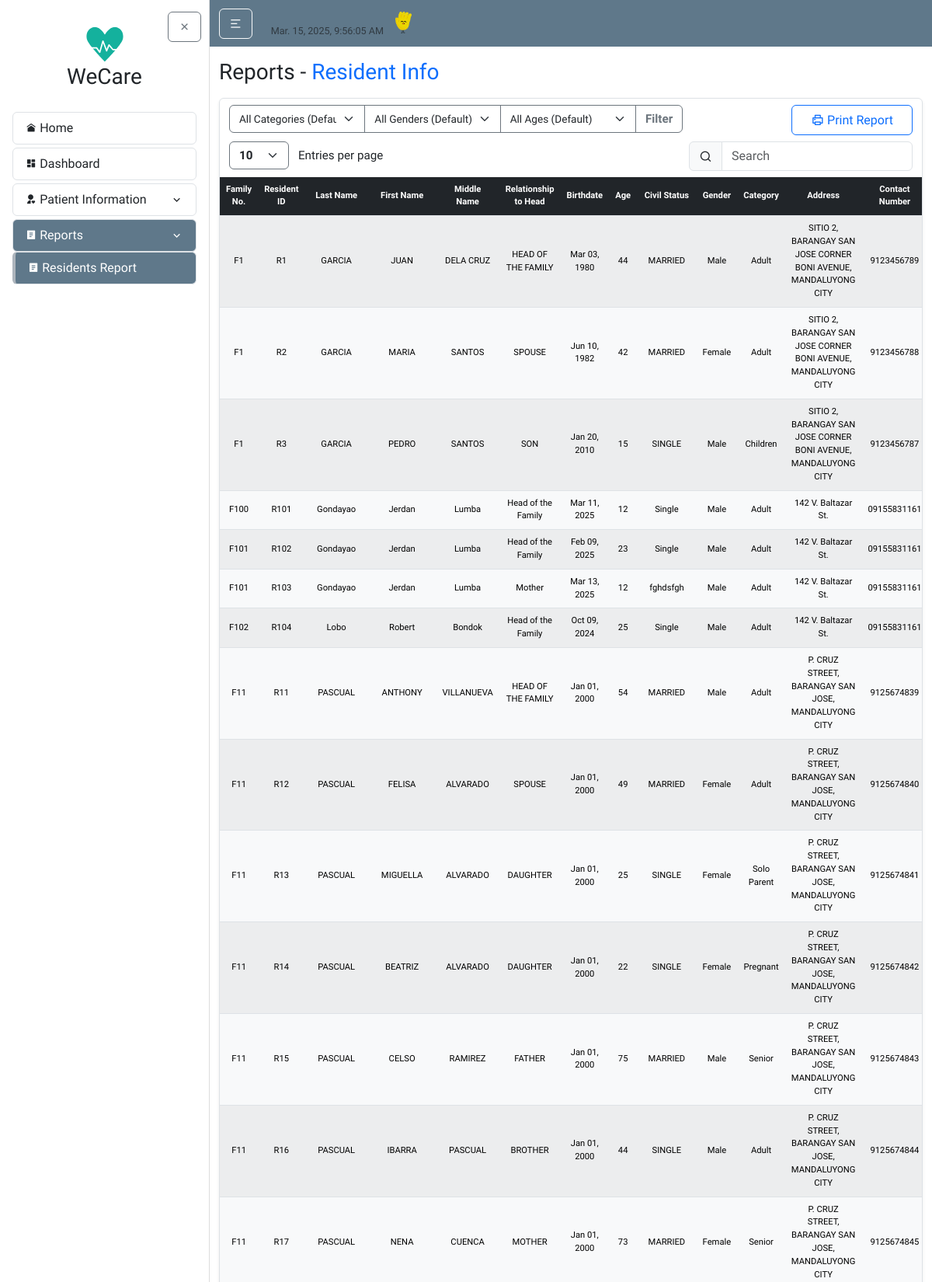
The page /reports/residentInfo/ (upper part) on the database its author committed.
### residentInfo/models.py (models this page shows, shortened)
class Resident(models.Model):
    id = models.CharField(max_length=10, primary_key=True, editable=False)
    family = models.ForeignKey(Family, on_delete=models.CASCADE, related_name='residents', null=True)
    last_name = models.CharField(max_length=100, default="--")
    first_name = models.CharField(max_length=100, default="--")
    middle_name = models.CharField(max_length=100, blank=True, null=True, default="--")
    relationship_to_head = models.CharField(max_length=50, default="--")
    birthdate = models.DateField(default=datetime.date(2000, 1, 1))
    age = models.PositiveIntegerField(default=0)
    civil_status = models.CharField(max_length=50, default="--")
    gender = models.CharField(max_length=20, choices=GENDER_CHOICES, default="Male")
    category = models.CharField(max_length=20, choices=CATEGORY_CHOICES, default='N/A')
    present_address = models.CharField(max_length=255, default="--")
    contact_number = models.CharField(max_length=20, default="--")
    date_updated = models.DateTimeField(auto_now=True)

class Family(models.Model):
    family_no = models.CharField(max_length=10, primary_key=True, editable=False)
    date_updated = models.DateTimeField(auto_now=True)

### reports/views.py (the view, shortened to what this page needs)
# urls.py: path('residentInfo/', views.residentInfoReport, name='reports-resident-info'),
def residentInfoReport(request):
    category = request.GET.get('category', '')
    gender = request.GET.get('gender', '')
    age_group = request.GET.get('age', '')
    residents = Resident.objects.select_related('family').all()
    if category:
        residents = residents.filter(category=category)
    if gender:
        residents = residents.filter(gender=gender)
    residents = residents.order_by('family__family_no', 'id')
    return render(request, 'reports/residentInfoReport.html', {'residents': residents})

### reports/templates/reports/residentInfoReport.html (shortened to what this page needs)
{% extends "home/layout.html" %}
{% load static %}
{% block body %}
<h3 class="mb-3">Reports - <span class="text-primary">Resident Info</span></h3>
<article class="content-section border rounded p-0 shadow-sm">
    <div class="container">
      <div class="row mt-2">
        <div class="col-auto">
          <form method="get" action="">
            <div class="input-group">
                <select name="category" class="form-select border-secondary" style="cursor: pointer; vertical-align: middle; font-size: calc(0.7rem + 0.2vw);">
                  <option value="" {% if not request.GET.category %}selected{% endif %}>All Categories (Default)</option>
                </select>
                <select name="gender" class="form-select border-secondary" style="cursor: pointer; vertical-align: middle; font-size: calc(0.7rem + 0.2vw);">
                  <option value="" {% if not request.GET.gender %}selected{% endif %}>All Genders (Default)</option>
                </select>
                <select name="age" class="form-select border-secondary" style="cursor: pointer; vertical-align: middle; font-size: calc(0.7rem + 0.2vw);">
                    <option value="" {% if not request.GET.age %}selected{% endif %}>All Ages (Default)</option>
                </select>
              <button type="submit" class="btn btn-outline-secondary fw-bold" style="font-size: calc(0.8rem + 0.2vw);">Filter</button>
            </div>
          </form>
        </div>
        <div class="col-md-auto ms-sm-auto">
            <div class="d-flex gap-2 mt-3 mt-sm-0">
                <button class="btn btn-outline-primary btn-block px-4" onclick="printTable()">
                  <i class="ri-printer-line"></i> Print Report
                </button>
            </div>
        </div>
      </div>
      <div class="row mt-2">
        <div class="col-auto">
          <select id="customEntries" class="form-select d-inline w-auto border-secondary fw-bold" style="font-size: calc(0.8rem + 0.2vw); cursor: pointer; vertical-align: middle;">
            <option value="10">10</option>
          </select>
          <span class="d-inline ms-2" style="font-size: calc(0.8rem + 0.2vw); vertical-align: middle;">Entries per page</span>
        </div>
        <div class="col-auto ms-auto">
            <div class="input-group input-group-merge">
                <span class="input-group-text"><i class="ri-search-line"></i></span>
                <input type="text" id="searchBar" class="form-control" placeholder="Search" aria-label="Search">
            </div>
        </div>
      </div>
    </div>
    <div class="table-responsive table-nowrap mt-2">
        <table id="dataTable" class="table table-light table-hover table-striped table-striped text-cente m-0 projectTables">
        <thead class="table-dark">
          <tr>
            <th class="text-center">Family No.</th>
            <th class="text-center">Resident ID</th>
            <th class="text-center">Last Name</th>
            <th class="text-center">First Name</th>
            <th class="text-center">Middle Name</th>
            <th class="text-center">Relationship to Head</th>
            <th class="text-center">Birthdate</th>
            <th class="text-center">Age</th>
            <th class="text-center">Civil Status</th>
            <th class="text-center">Gender</th>
            <th class="text-center">Category</th>
            <th class="text-center">Address</th>
            <th class="text-center">Contact Number</th>
          </tr>
        </thead>
        <tbody>
            {% for resident in residents %}
            <tr>
                <td class="text-center">{{ resident.family.family_no }}</a></td>
                <td class="text-center">{{ resident.id }}</td>
                <td class="text-center">{{ resident.last_name }}</td>
                <td class="text-center">{{ resident.first_name }}</td>
                <td class="text-center">{{ resident.middle_name }}</td>
                <td class="text-center">{{ resident.relationship_to_head|capfirst }}</td>
                <td class="text-center">{{ resident.birthdate|date:"M d, Y" }}</td>
                <td class="text-center">{{ resident.age }}</td>
                <td class="text-center">{{ resident.civil_status }}</td>
                <td class="text-center">{{ resident.gender }}</td>
                <td class="text-center">{{ resident.category }}</td>
                <td class="text-center">{{ resident.present_address }}</td>
                <td class="text-center">{{ resident.contact_number }}</td>
            </tr>
            {% endfor %}
        </tbody>
        </table>
    </div>
</article>
{% endblock body %}

### home/static/home/main.css (style rules this page uses)
body { background: #fafafa; color: #333333; font-family: 'Varela Round', sans-serif!important; }
h1, h2, h3, h4, h5, h6 { color: #444444; font-size: calc(1rem + 0.8vw); margin-bottom: 1rem; }
.content-section { background: #ffffff; padding: 1.25rem; border: 1px solid #dddddd; border-radius: 0.5rem; margin-bottom: 1.5rem; }
.projectTables { font-size: calc(0.55rem + 0.2vw); margin-bottom: 0; }
.projectTables th, .projectTables td { padding: calc(5px + 0.2vw) calc(8px + 0.2vw); vertical-align: middle; border-color: #dee2e6; text-align: center; }
.projectTables thead th { font-weight: 600; }
button, input[type="submit"] { margin-top: 10px; }
.container { max-width: 1490px!important; }
html { scroll-behavior: smooth; }

### rows shown on the page
Resident: family.family_no "F1", id "R1", last_name "GARCIA", first_name "JUAN", middle_name "DELA CRUZ", relationship_to_head "HEAD OF THE FAMILY", birthdate "Mar 03, 1980", age "44", civil_status "MARRIED", gender "Male", category "Adult", present_address "SITIO 2, BARANGAY SAN JOSE CORNER BONI AVENUE, MANDALUYONG CITY", contact_number "9123456789"
Resident: family.family_no "F1", id "R2", last_name "GARCIA", first_name "MARIA", middle_name "SANTOS", relationship_to_head "SPOUSE", birthdate "Jun 10, 1982", age "42", civil_status "MARRIED", gender "Female", category "Adult", present_address "SITIO 2, BARANGAY SAN JOSE CORNER BONI AVENUE, MANDALUYONG CITY", contact_number "9123456788"
Resident: family.family_no "F1", id "R3", last_name "GARCIA", first_name "PEDRO", middle_name "SANTOS", relationship_to_head "SON", birthdate "Jan 20, 2010", age "15", civil_status "SINGLE", gender "Male", category "Children", present_address "SITIO 2, BARANGAY SAN JOSE CORNER BONI AVENUE, MANDALUYONG CITY", contact_number "9123456787"
Resident: family.family_no "F100", id "R101", last_name "Gondayao", first_name "Jerdan", middle_name "Lumba", relationship_to_head "Head of the Family", birthdate "Mar 11, 2025", age "12", civil_status "Single", gender "Male", category "Adult", present_address "142 V. Baltazar St.", contact_number "09155831161"
Resident: family.family_no "F101", id "R102", last_name "Gondayao", first_name "Jerdan", middle_name "Lumba", relationship_to_head "Head of the Family", birthdate "Feb 09, 2025", age "23", civil_status "Single", gender "Male", category "Adult", present_address "142 V. Baltazar St.", contact_number "09155831161"
Resident: family.family_no "F101", id "R103", last_name "Gondayao", first_name "Jerdan", middle_name "Lumba", relationship_to_head "Mother", birthdate "Mar 13, 2025", age "12", civil_status "fghdsfgh", gender "Male", category "Adult", present_address "142 V. Baltazar St.", contact_number "09155831161"
Resident: family.family_no "F102", id "R104", last_name "Lobo", first_name "Robert", middle_name "Bondok", relationship_to_head "Head of the Family", birthdate "Oct 09, 2024", age "25", civil_status "Single", gender "Male", category "Adult", present_address "142 V. Baltazar St.", contact_number "09155831161"
Resident: family.family_no "F11", id "R11", last_name "PASCUAL", first_name "ANTHONY", middle_name "VILLANUEVA", relationship_to_head "HEAD OF THE FAMILY", birthdate "Jan 01, 2000", age "54", civil_status "MARRIED", gender "Male", category "Adult", present_address "P. CRUZ STREET, BARANGAY SAN JOSE, MANDALUYONG CITY", contact_number "9125674839"
Resident: family.family_no "F11", id "R12", last_name "PASCUAL", first_name "FELISA", middle_name "ALVARADO", relationship_to_head "SPOUSE", birthdate "Jan 01, 2000", age "49", civil_status "MARRIED", gender "Female", category "Adult", present_address "P. CRUZ STREET, BARANGAY SAN JOSE, MANDALUYONG CITY", contact_number "9125674840"
Resident: family.family_no "F11", id "R13", last_name "PASCUAL", first_name "MIGUELLA", middle_name "ALVARADO", relationship_to_head "DAUGHTER", birthdate "Jan 01, 2000", age "25", civil_status "SINGLE", gender "Female", category "Solo Parent", present_address "P. CRUZ STREET, BARANGAY SAN JOSE, MANDALUYONG CITY", contact_number "9125674841"
Resident: family.family_no "F11", id "R14", last_name "PASCUAL", first_name "BEATRIZ", middle_name "ALVARADO", relationship_to_head "DAUGHTER", birthdate "Jan 01, 2000", age "22", civil_status "SINGLE", gender "Female", category "Pregnant", present_address "P. CRUZ STREET, BARANGAY SAN JOSE, MANDALUYONG CITY", contact_number "9125674842"
Resident: family.family_no "F11", id "R15", last_name "PASCUAL", first_name "CELSO", middle_name "RAMIREZ", relationship_to_head "FATHER", birthdate "Jan 01, 2000", age "75", civil_status "MARRIED", gender "Male", category "Senior", present_address "P. CRUZ STREET, BARANGAY SAN JOSE, MANDALUYONG CITY", contact_number "9125674843"
Resident: family.family_no "F11", id "R16", last_name "PASCUAL", first_name "IBARRA", middle_name "PASCUAL", relationship_to_head "BROTHER", birthdate "Jan 01, 2000", age "44", civil_status "SINGLE", gender "Male", category "Adult", present_address "P. CRUZ STREET, BARANGAY SAN JOSE, MANDALUYONG CITY", contact_number "9125674844"
Resident: family.family_no "F11", id "R17", last_name "PASCUAL", first_name "NENA", middle_name "CUENCA", relationship_to_head "MOTHER", birthdate "Jan 01, 2000", age "73", civil_status "MARRIED", gender "Female", category "Senior", present_address "P. CRUZ STREET, BARANGAY SAN JOSE, MANDALUYONG CITY", contact_number "9125674845"
